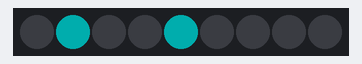
The program below on a simulated Raspberry Pi Pico running CircuitPython. On the bench: 9 RGB LEDs in strip order, left to right. Dim RGB values are drawn brighter than linear; random numbers come from a fixed seed.

Above: at 0.1 s.
At 4.9 s:
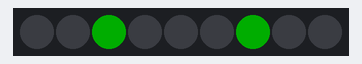
At 5.9 s:
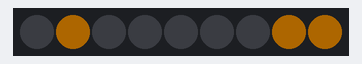
At 9.6 s:
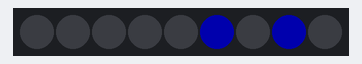
At 16.7 s:
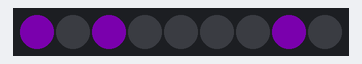
At 36.3 s:
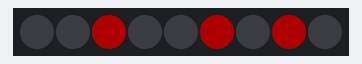

The program:

nak1.py
```python
import time
import board
from rainbowio import colorwheel
import neopixel
import random

pixel_pin = board.GP1
num_pixels = 9

pixels = neopixel.NeoPixel(pixel_pin, num_pixels, brightness=0.2, auto_write=False)

OFF = (0, 0, 0)
RED = (255, 0, 0)
YELLOW = (255, 150, 0)
GREEN = (0, 255, 0)
CYAN = (0, 255, 255)
BLUE = (0, 0, 255)
PURPLE = (180, 0, 255)
WHITE = (180, 180, 180)
colors = [RED, YELLOW, GREEN, CYAN, BLUE, PURPLE] #, WHITE]

pre_color = OFF
color = OFF

while True:
    leds = []
    pixels.fill(OFF)
    for _ in range(random.randint(2, num_pixels - 3)):
        leds.append(random.randint(0, num_pixels - 1))
    while pre_color == color:
        color = colors[random.randint(0, len(colors) - 1)]
    pre_color = color
    for n in leds:
        pixels[n] = color
    pixels.show()
    time.sleep((random.randint(2, 10) * 100) / 1000)
```

Measured:
- what the display in image 1 shows lasts 1.0 s, from 4.8 s to 5.8 s
